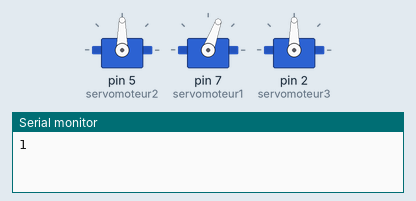
Recording of a sketch running on a simulated Arduino Uno, built with avr-gcc and run on an emulated ATmega328P. On the bench: 3 × servo, the last lines printed to the serial monitor.

Above: at 0.05 s.
At 2.75 s:
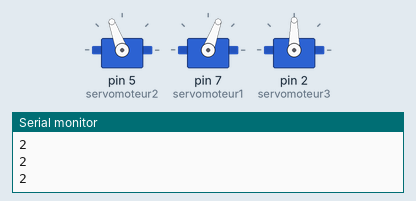
At 3.0 s:
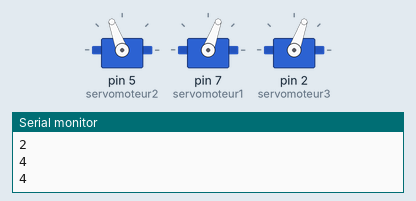
At 3.5 s:
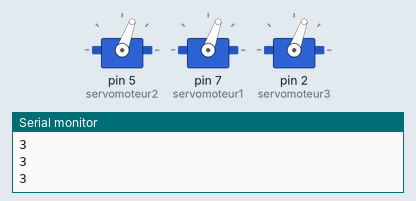
At 5.5 s:
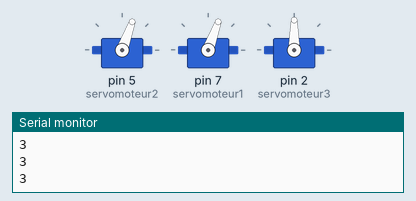
At 11.05 s:
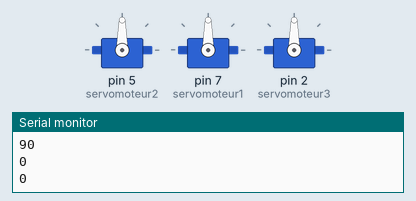
Timing chart, 0 to 14.4 s (numbered marks = the images above):
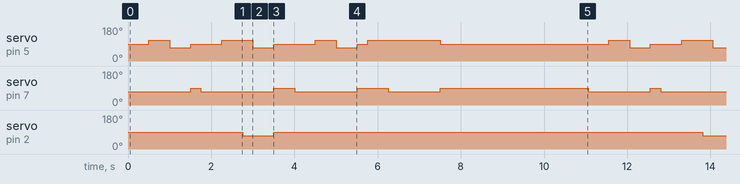

Measured:
- by itself, servo on pin 2 (servomoteur3): alternates 90° for 10.3 s and 70° for 0.75 s
- by itself, servo on pin 7 (servomoteur1): repeats every 11.1 s: 70° 1.8 s, 90° 0.50 s, 70° 1.5 s, 90° 0.75 s, 70° 1.3 s, 90° 3.5 s, 70° 1.5 s, 90° 0.25 s
- by itself, servo on pin 5 (servomoteur2): repeats every 11.1 s: 70° 0.50 s, 90° 0.75 s, 110° 0.75 s, 70° 0.50 s, 90° 1.0 s, 110° 0.50 s, 70° 0.50 s, 90° 0.25 s, 110° 1.8 s, 90° 4.0 s, 110° 0.50 s

The sketch:

code_arduino_servomoteur.ino
```cpp
#include <Servo.h>

Servo servomoteur2;
   Servo servomoteur1;
   Servo servomoteur3;
  int partition[]={1, 1, 1, 1, 2, 2, 2, 2, 3, 3, 3, 3, 0, 0, 1, 1, 1, 1, 2, 2, 2, 2, 4, 4, 3, 3, 3, 3, 0, 0, 0, 0, 1, 1, 1, 1, 2, 2, 2, 2, 3, 3, 3, 3, 0, 0, 2, 2, 2, 2, 1, 1, 1, 1, 1, 1, 1, 1, 1, 1};
  int i;
  int positionA;


void setup() {
  // put your setup code here, to run once:
  servomoteur2.attach(5);
  servomoteur1.attach(7);
  servomoteur3.attach(2);

  Serial.begin(9600);

}

void loop() {
  // put your main code here, to run repeatedly:

  for (i=0;i<=sizeof(partition);i++){
  Serial.println(partition[i]);
  positionA=partition[i];

  if (positionA==2) {
    servomoteur2.write(110);
    delay(125);
  }
if (positionA==1) {
    servomoteur1.write(70);
    delay(125);

  }
  if (positionA==0) {
    servomoteur1.write(90);
    servomoteur2.write(90);
    servomoteur3.write(90);
    delay(125);

  }
  if (positionA==3) {
    servomoteur2.write(70);
    delay(125);

  }
  if (positionA==4) {
    servomoteur3.write(70);
    delay(125);
  }

  }

}
```
